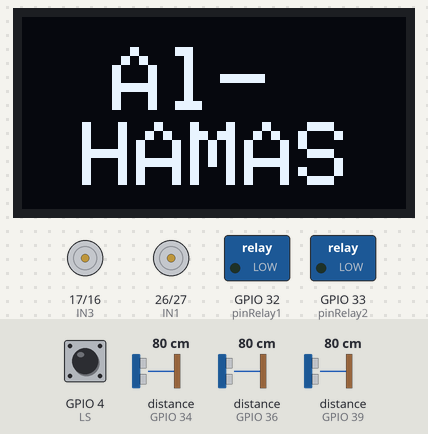
The sketch below on a simulated ESP32. On the bench: 128×64 one-colour display, motor-driver pin pairs drawn as motors (green arrow = first pin HIGH = forward, orange = second pin HIGH = backward, longer = more drive), switched loads named in the sketch (green lamp = pin HIGH). Wiring (inferred from the names in the program): 3 × ultrasonic range finder: trigger GPIO 12, echo GPIO 34 / trigger GPIO 13, echo GPIO 36 / trigger GPIO 14, echo GPIO 39. Inputs (shaded band) come from the test bench; at power-on: distance to the obstacle (sensors on GPIO 34, GPIO 39, GPIO 36) 80 cm, GPIO 4 (LS) HIGH. The echo pulse lasts 58.3 µs per cm; the local clock reads 2024-03-15 10:24:30 at power-on unless the sketch sets it; storage starts empty; pins used as bus, display or sensor lines are not drawn; what the sketch prints to the serial monitor is not drawn.

Above: at 2.2 s.
At 6.4 s:
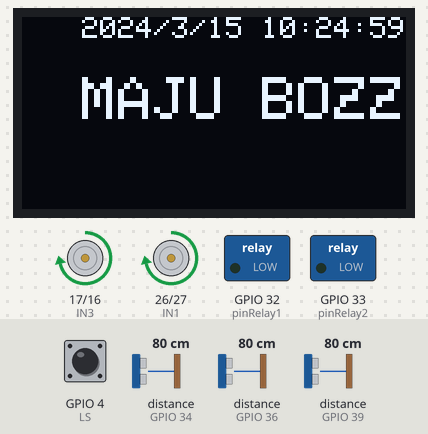
6.5 s: distance to the obstacle (sensor on GPIO 34) set to 18 cm
9.7 s: distance to the obstacle (sensor on GPIO 34) set to 14 cm
At 10.3 s:
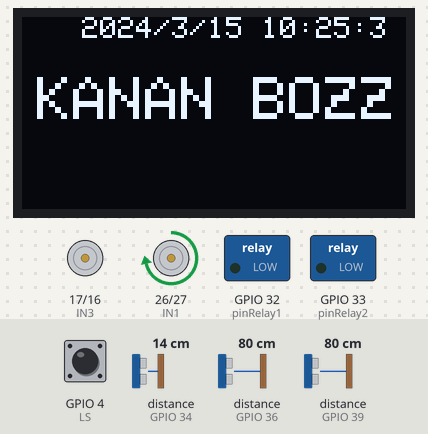
12.0 s: GPIO 4 (LS) pulled LOW for 0.7 s
At 13.1 s:
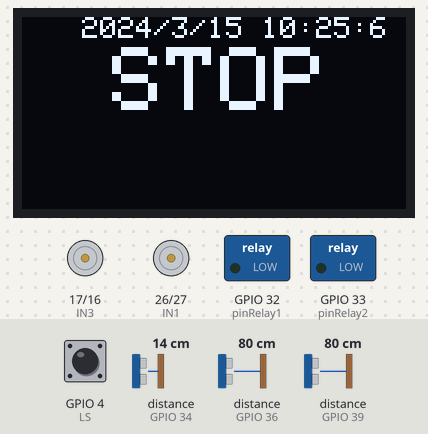
15.9 s: distance to the obstacle (sensor on GPIO 39) set to 43 cm
17.6 s: distance to the obstacle (sensor on GPIO 39) set to 37 cm
At 21.3 s:
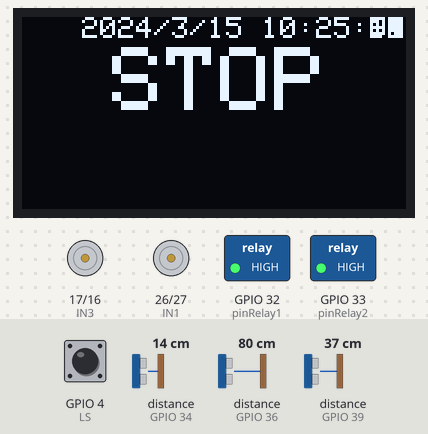
Timing chart, 0 to 21.8 s (numbered marks = the images above; inputs shaded):
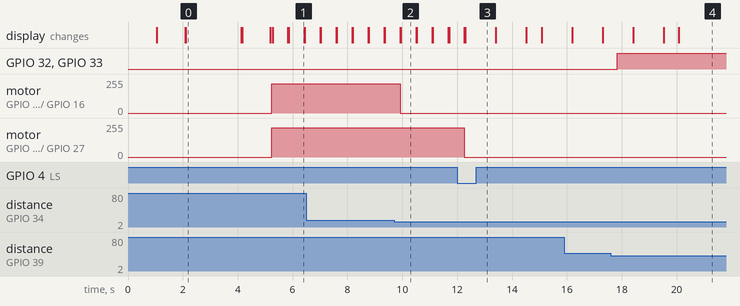

The sketch:

AL_HAMAZ_FIX.ino
```cpp
#include <SPI.h>
#include <Wire.h>
#include <Adafruit_GFX.h>
#include <Adafruit_SSD1306.h>
#include <RTClib.h>
#include <SD.h>

#define SCREEN_WIDTH 128 // OLED width,  in pixels
#define SCREEN_HEIGHT 64 // OLED height, in pixels
Adafruit_SSD1306 oled(SCREEN_WIDTH, SCREEN_HEIGHT, &Wire, -1);

#define LS 4
#define pinRelay1 32
#define pinRelay2 33
byte IN1 = 26; //motor1 INA
byte IN2 = 27; //motor1 INAB
byte IN3 = 17; //motor2 INA
byte IN4 = 16; //motor2 INAB


byte trigPin1 = 12;
byte echoPin1 = 34;
byte trigPin2 = 13;
byte echoPin2 = 36;
byte trigPin3 = 14;
byte echoPin3 = 39;
bool kondisi;
#define kecepatanSuara 0.034

const int pwm = 220;


float jarakcm1, jarakcm2, jarakcm3;

RTC_DS3231 rtc;
int tahun, bulan, hari, jam, menit, detik;

File dataFile; // Objek file untuk menyimpan data


static const unsigned char PROGMEM image_data_ARDUINOarray[] = {
  // ARDUINO Logo C-File Array
  0x00, 0x00, 0x00, 0x00, 0x00, 0x00, 0x00, 0x00, 0x00, 0x00, 0x00, 0x00, 0x00, 0x00, 0x00, 0x00,
  0x00, 0x00, 0x00, 0x00, 0x00, 0x00, 0x00, 0x00, 0x00, 0x00, 0x00, 0x00, 0x00, 0x00, 0x00, 0x00,
  0x00, 0x00, 0x00, 0x00, 0x00, 0x00, 0x00, 0x00, 0x00, 0x00, 0x00, 0x00, 0x00, 0x00, 0x00, 0x00,
  0x00, 0x00, 0x00, 0x00, 0x00, 0x00, 0x00, 0x00, 0x00, 0x00, 0x00, 0x00, 0x00, 0x00, 0x00, 0x00,
  0x00, 0x00, 0x00, 0x00, 0x00, 0x00, 0x00, 0x00, 0x00, 0x00, 0x00, 0x00, 0x00, 0x00, 0x00, 0x00,
  0x00, 0x00, 0x00, 0x00, 0x00, 0x00, 0x00, 0x00, 0x00, 0x00, 0x00, 0x00, 0x00, 0x00, 0x00, 0x00,
  0x00, 0x00, 0x00, 0x00, 0x00, 0x7f, 0x80, 0x00, 0x00, 0x00, 0xff, 0x00, 0x00, 0x00, 0x00, 0x00,
  0x00, 0x00, 0x00, 0x00, 0x03, 0xff, 0xf0, 0x00, 0x00, 0x07, 0xff, 0xe0, 0x00, 0x00, 0x00, 0x00,
  0x00, 0x00, 0x00, 0x00, 0x1f, 0xff, 0xfc, 0x00, 0x00, 0x3f, 0xff, 0xf8, 0x00, 0x00, 0x00, 0x00,
  0x00, 0x00, 0x00, 0x00, 0x3f, 0xff, 0xff, 0x00, 0x00, 0x7f, 0xff, 0xfe, 0x00, 0x00, 0x00, 0x00,
  0x00, 0x00, 0x00, 0x00, 0x7f, 0xff, 0xff, 0xc0, 0x01, 0xff, 0xff, 0xff, 0x00, 0x00, 0x00, 0x00,
  0x00, 0x00, 0x00, 0x01, 0xff, 0xff, 0xff, 0xe0, 0x03, 0xff, 0xff, 0xff, 0xc0, 0x00, 0x00, 0x00,
  0x00, 0x00, 0x00, 0x03, 0xff, 0xff, 0xff, 0xf0, 0x07, 0xff, 0xff, 0xff, 0xe0, 0x00, 0x00, 0x00,
  0x00, 0x00, 0x00, 0x03, 0xff, 0x80, 0x7f, 0xf8, 0x0f, 0xff, 0x00, 0xff, 0xe0, 0x00, 0x00, 0x00,
  0x00, 0x00, 0x00, 0x07, 0xfe, 0x00, 0x1f, 0xfc, 0x1f, 0xfc, 0x00, 0x3f, 0xf0, 0x00, 0x00, 0x00,
  0x00, 0x00, 0x00, 0x0f, 0xf8, 0x00, 0x07, 0xfe, 0x3f, 0xf0, 0x00, 0x0f, 0xf8, 0x00, 0x00, 0x00,
  0x00, 0x00, 0x00, 0x0f, 0xf0, 0x00, 0x03, 0xff, 0x7f, 0xe0, 0x00, 0x07, 0xf8, 0x00, 0x00, 0x00,
  0x00, 0x00, 0x00, 0x1f, 0xe0, 0x00, 0x01, 0xff, 0x7f, 0x80, 0x00, 0x03, 0xfc, 0x00, 0x00, 0x00,
  0x00, 0x00, 0x00, 0x1f, 0xc0, 0x00, 0x00, 0xff, 0xff, 0x00, 0x00, 0x01, 0xfc, 0x00, 0x00, 0x00,
  0x00, 0x00, 0x00, 0x3f, 0xc0, 0x00, 0x00, 0x7f, 0xff, 0x00, 0x38, 0x01, 0xfc, 0x00, 0x00, 0x00,
  0x00, 0x00, 0x00, 0x3f, 0x80, 0x00, 0x00, 0x3f, 0xfe, 0x00, 0x38, 0x00, 0xfe, 0x00, 0x00, 0x00,
  0x00, 0x00, 0x00, 0x3f, 0x80, 0x00, 0x00, 0x1f, 0xfc, 0x00, 0x38, 0x00, 0xfe, 0x00, 0x00, 0x00,
  0x00, 0x00, 0x00, 0x3f, 0x80, 0x00, 0x00, 0x0f, 0xf8, 0x00, 0x38, 0x00, 0xfe, 0x00, 0x00, 0x00,
  0x00, 0x00, 0x00, 0x3f, 0x01, 0xff, 0xe0, 0x0f, 0xf8, 0x03, 0xff, 0x80, 0xfe, 0x00, 0x00, 0x00,
  0x00, 0x00, 0x00, 0x3f, 0x01, 0xff, 0xe0, 0x07, 0xf0, 0x03, 0xff, 0x80, 0xfe, 0x00, 0x00, 0x00,
  0x00, 0x00, 0x00, 0x3f, 0x01, 0xff, 0xe0, 0x0f, 0xf8, 0x03, 0xff, 0x80, 0xfe, 0x00, 0x00, 0x00,
  0x00, 0x00, 0x00, 0x3f, 0x80, 0xff, 0xe0, 0x0f, 0xf8, 0x03, 0xff, 0x80, 0xfe, 0x00, 0x00, 0x00,
  0x00, 0x00, 0x00, 0x3f, 0x80, 0x00, 0x00, 0x1f, 0xfc, 0x00, 0x38, 0x00, 0xfe, 0x00, 0x00, 0x00,
  0x00, 0x00, 0x00, 0x3f, 0x80, 0x00, 0x00, 0x3f, 0xfe, 0x00, 0x38, 0x00, 0xfe, 0x00, 0x00, 0x00,
  0x00, 0x00, 0x00, 0x3f, 0xc0, 0x00, 0x00, 0x7f, 0xfe, 0x00, 0x38, 0x01, 0xfe, 0x00, 0x00, 0x00,
  0x00, 0x00, 0x00, 0x1f, 0xc0, 0x00, 0x00, 0x7f, 0xff, 0x00, 0x00, 0x01, 0xfc, 0x00, 0x00, 0x00,
  0x00, 0x00, 0x00, 0x1f, 0xe0, 0x00, 0x00, 0xff, 0x7f, 0x80, 0x00, 0x03, 0xfc, 0x00, 0x00, 0x00,
  0x00, 0x00, 0x00, 0x0f, 0xf0, 0x00, 0x01, 0xff, 0x7f, 0xc0, 0x00, 0x07, 0xf8, 0x00, 0x00, 0x00,
  0x00, 0x00, 0x00, 0x0f, 0xf8, 0x00, 0x07, 0xfe, 0x3f, 0xf0, 0x00, 0x0f, 0xf8, 0x00, 0x00, 0x00,
  0x00, 0x00, 0x00, 0x07, 0xfc, 0x00, 0x0f, 0xfc, 0x1f, 0xf8, 0x00, 0x1f, 0xf0, 0x00, 0x00, 0x00,
  0x00, 0x00, 0x00, 0x07, 0xff, 0x00, 0x3f, 0xf8, 0x0f, 0xfe, 0x00, 0x7f, 0xe0, 0x00, 0x00, 0x00,
  0x00, 0x00, 0x00, 0x03, 0xff, 0xff, 0xff, 0xf0, 0x07, 0xff, 0xff, 0xff, 0xe0, 0x00, 0x00, 0x00,
  0x00, 0x00, 0x00, 0x01, 0xff, 0xff, 0xff, 0xe0, 0x03, 0xff, 0xff, 0xff, 0xc0, 0x00, 0x00, 0x00,
  0x00, 0x00, 0x00, 0x00, 0xff, 0xff, 0xff, 0xc0, 0x01, 0xff, 0xff, 0xff, 0x80, 0x00, 0x00, 0x00,
  0x00, 0x00, 0x00, 0x00, 0x3f, 0xff, 0xff, 0x00, 0x00, 0x7f, 0xff, 0xfe, 0x00, 0x00, 0x00, 0x00,
  0x00, 0x00, 0x00, 0x00, 0x1f, 0xff, 0xfe, 0x00, 0x00, 0x3f, 0xff, 0xfc, 0x00, 0x00, 0x00, 0x00,
  0x00, 0x00, 0x00, 0x00, 0x07, 0xff, 0xf8, 0x00, 0x00, 0x0f, 0xff, 0xf0, 0x00, 0x00, 0x00, 0x00,
  0x00, 0x00, 0x00, 0x00, 0x00, 0xff, 0x80, 0x00, 0x00, 0x01, 0xff, 0x80, 0x00, 0x00, 0x00, 0x00,
  0x00, 0x00, 0x00, 0x00, 0x00, 0x00, 0x00, 0x00, 0x00, 0x00, 0x00, 0x00, 0x00, 0x00, 0x00, 0x00,
  0x00, 0x00, 0x00, 0x00, 0x00, 0x00, 0x00, 0x00, 0x00, 0x00, 0x00, 0x00, 0x00, 0x00, 0x00, 0x00,
  0x00, 0x00, 0x00, 0x00, 0x00, 0x00, 0x00, 0x00, 0x00, 0x00, 0x00, 0x00, 0x00, 0x00, 0x00, 0x00,
  0x00, 0x00, 0x00, 0x00, 0x00, 0x00, 0x00, 0x00, 0x00, 0x00, 0x00, 0x00, 0x00, 0x00, 0x00, 0x00,
  0x00, 0x00, 0x00, 0x00, 0x00, 0x00, 0x00, 0x00, 0x00, 0x00, 0x00, 0x00, 0x00, 0x00, 0x00, 0x00,
  0x00, 0x00, 0x00, 0x01, 0xc1, 0xf8, 0x3e, 0x0e, 0x39, 0xfe, 0x78, 0xc1, 0xe0, 0x00, 0x00, 0x00,
  0x00, 0x00, 0x00, 0x01, 0xe1, 0xfe, 0x3f, 0x8e, 0x39, 0xfe, 0x78, 0xc7, 0xf0, 0x00, 0x00, 0x00,
  0x00, 0x00, 0x00, 0x03, 0xe1, 0xfe, 0x3f, 0xce, 0x39, 0xfe, 0x7c, 0xc7, 0x78, 0x00, 0x00, 0x00,
  0x00, 0x00, 0x00, 0x03, 0xe1, 0xc7, 0x31, 0xce, 0x38, 0x38, 0x7c, 0xce, 0x38, 0x00, 0x00, 0x00,
  0x00, 0x00, 0x00, 0x03, 0x71, 0xc7, 0x30, 0xee, 0x38, 0x38, 0x7e, 0xce, 0x38, 0x00, 0x00, 0x00,
  0x00, 0x00, 0x00, 0x03, 0x71, 0xfe, 0x30, 0xee, 0x38, 0x38, 0x76, 0xce, 0x38, 0x00, 0x00, 0x00,
  0x00, 0x00, 0x00, 0x07, 0x71, 0xfe, 0x30, 0xee, 0x38, 0x38, 0x77, 0xce, 0x38, 0x00, 0x00, 0x00,
  0x00, 0x00, 0x00, 0x07, 0xf9, 0xfc, 0x31, 0xce, 0x38, 0x38, 0x73, 0xce, 0x38, 0x00, 0x00, 0x00,
  0x00, 0x00, 0x00, 0x07, 0xf9, 0xce, 0x31, 0xcf, 0x38, 0x38, 0x73, 0xce, 0x38, 0x00, 0x00, 0x00,
  0x00, 0x00, 0x00, 0x0e, 0x39, 0xce, 0x3f, 0x87, 0xf1, 0xfe, 0x71, 0xc7, 0xf0, 0x00, 0x00, 0x00,
  0x00, 0x00, 0x00, 0x0e, 0x19, 0xcf, 0x3f, 0x03, 0xe1, 0xfe, 0x71, 0xc3, 0xe0, 0x00, 0x00, 0x00,
  0x00, 0x00, 0x00, 0x00, 0x00, 0x00, 0x00, 0x00, 0x00, 0x00, 0x00, 0x00, 0x00, 0x00, 0x00, 0x00,
  0x00, 0x00, 0x00, 0x00, 0x00, 0x00, 0x00, 0x00, 0x00, 0x00, 0x00, 0x00, 0x00, 0x00, 0x00, 0x00,
  0x00, 0x00, 0x00, 0x00, 0x00, 0x00, 0x00, 0x00, 0x00, 0x00, 0x00, 0x00, 0x00, 0x00, 0x00, 0x00,
  0x00, 0x00, 0x00, 0x00, 0x00, 0x00, 0x00, 0x00, 0x00, 0x00, 0x00, 0x00, 0x00, 0x00, 0x00, 0x00,
  0x00, 0x00, 0x00, 0x00, 0x00, 0x00, 0x00, 0x00, 0x00, 0x00, 0x00, 0x00, 0x00, 0x00, 0x00, 0x00,
};


void team() {
  if (!oled.begin(SSD1306_SWITCHCAPVCC, 0x3C)) {
    Serial.println(F("failed to start SSD1306 OLED"));
    while (1);
  }
  delay(1000);         // wait two seconds for initializing
  oled.clearDisplay();  // Clear the buffer
  oled.drawBitmap(0, 0, image_data_ARDUINOarray, 128, 64, 1);
  oled.display();
  delay(1000);
  oled.clearDisplay(); // clear oled.
  oled.setTextSize(3);         // set text size
  oled.setTextColor(WHITE);    // set text color
  oled.setCursor(30, 10);       // set position to oled. (x,y)
  oled.println("Al-");// set text
  oled.display();
  oled.setCursor(20, 35);       // set position to oled. (x,y)
  oled.println("HAMAS");// set text
  oled.display();
  delay(2000);
  oled.clearDisplay(); // clear oled.
  oled.setTextSize(2);         // set text size
  oled.setCursor(30, 0);
  oled.println("ARIF RA");
  oled.setCursor(30, 25);
  oled.println("NIKE RA");
  oled.display();           // oled. on OLED
  oled.setCursor(30, 50);
  oled.println("NIZAM RA");
  oled.display();
  delay(1000);         // wait two seconds for initializing
  oled.clearDisplay();
  oled.display();

  if (!rtc.begin()) {
    Serial.println("Couldn't find RTC");
    Serial.flush();
    while (1) delay(10);
  }

  if (rtc.lostPower()) {
    rtc.adjust(DateTime(F(__DATE__), F(__TIME__)));
  }

  if (!SD.begin(5)) { // Ganti dengan pin chip select yang sesuai
    Serial.println("Gagal inisialisasi kartu microSD.");
    while (1);
  }
}
void maju_oled() {
  oled.clearDisplay();
  oled.setTextSize(2);
  oled.setTextColor(WHITE);
  oled.setCursor(20, 20);
  oled.println("MAJU BOZZ");
  oled.display();
  analogWrite(IN1, pwm); //motor1 A
  analogWrite(IN2, 0); //motor1 B
  analogWrite(IN3, pwm); //motor2 A
  analogWrite(IN4, 0); //motor2 B
}
void kiri_oled() {
  oled.clearDisplay();
  oled.setTextSize(2);
  oled.setTextColor(WHITE);
  oled.setCursor(20, 20);
  oled.println("KIRI BOZZ");
  oled.display();
  analogWrite(IN1, 0); //motor1 A
  analogWrite(IN2, 0); //motor1 B
  analogWrite(IN3, pwm); //motor2 A
  analogWrite(IN4, 0); //motor2 B
}
void kanan_oled() {
  oled.clearDisplay();
  oled.setTextSize(2);
  oled.setTextColor(WHITE);
  oled.setCursor(5, 20);
  oled.println("KANAN BOZZ");
  oled.display();
  analogWrite(IN1, pwm); //motor1 A
  analogWrite(IN2, 0); //motor1 B
  analogWrite(IN3, 0); //motor2 A
  analogWrite(IN4, 0); //motor2 B
}
void berhenti_oled() {
  oled.clearDisplay();
  oled.setTextSize(3);
  oled.setTextColor(WHITE);
  oled.setCursor(30, 10);
  oled.println("STOP");
  oled.display();
  analogWrite(IN1, 0); //motor1 A
  analogWrite(IN2, 0); //motor1 B
  analogWrite(IN3, 0); //motor2 A
  analogWrite(IN4, 0); //motor2 B
}
void tembak_oled() {
  oled.clearDisplay();
  oled.setTextSize(5);
  oled.setTextColor(WHITE);
  oled.setCursor(30, 10);
  oled.println("BANTAI");
  oled.display();
}

float ambilJarak(byte trigPin, byte echoPin) {
  float jarak = 0;
  unsigned long durasi = 0;
  digitalWrite(trigPin, LOW);
  delayMicroseconds(2);
  digitalWrite(trigPin, HIGH);
  delayMicroseconds(10);
  digitalWrite(trigPin, LOW);

  durasi = pulseIn(echoPin, HIGH);

  // Calculate the distance
  jarak = durasi * kecepatanSuara / 2;
  return jarak;
}

void sensor() {

  Serial.print(jarakcm1);
  Serial.print(" , ");
  Serial.print(jarakcm2);
  Serial.print(" , ");
  Serial.println(jarakcm3);
}
void setup() {
  Serial.begin(9600);
  pinMode(LS, INPUT_PULLUP);
  pinMode(trigPin1, OUTPUT);
  pinMode(echoPin1, INPUT);
  pinMode(trigPin2, OUTPUT);
  pinMode(echoPin2, INPUT);
  pinMode(trigPin3, OUTPUT);
  pinMode(echoPin3, INPUT);
  pinMode(IN1, OUTPUT);
  pinMode(IN2, OUTPUT);
  pinMode(IN3, OUTPUT);
  pinMode(IN4, OUTPUT);

  pinMode(pinRelay1, OUTPUT);
  digitalWrite(pinRelay1, LOW );
  pinMode(pinRelay2, OUTPUT);
  digitalWrite(pinRelay2, LOW );
  team();
}
void loop() {
  jarakcm1 = ambilJarak(trigPin1, echoPin1);
  jarakcm2 = ambilJarak(trigPin2, echoPin2);
  jarakcm3 = ambilJarak(trigPin3, echoPin3);


  if (kondisi == 0 && digitalRead(LS) == 0) {
    kondisi++;
    berhenti_oled();
  }
  else if (kondisi == 0 && jarakcm1 < 15 && jarakcm2 >= 15) {
    kanan_oled();
  }
  else if (kondisi == 0 && jarakcm1 >= 15 && jarakcm2 < 15) {
    kiri_oled();
  }
  else if (kondisi == 0 && jarakcm1 >= 15 && jarakcm2 >= 15) {
    maju_oled();
  }
  if (jarakcm3 < 40) {
    Serial.println("BANTAII");
    digitalWrite(pinRelay1, 1);
    digitalWrite(pinRelay2, 1);
  }
  //Jika jarak lebih dari 50 cm maka lampu mati.
  else {
    Serial.println("SANZZ");
    digitalWrite(pinRelay1, 0);
    digitalWrite(pinRelay2, 0);
  }
  DateTime waktu = rtc.now() + TimeSpan(0, 0, 0, 24);
  tahun = waktu.year();
  bulan = waktu.month();
  hari = waktu.day();
  jam = waktu.hour();
  menit = waktu.minute();
  detik = waktu.second();

  oled.setTextSize(1);
  oled.setCursor(20, 0);
  oled.print(tahun);
  oled.print('/');
  oled.print(bulan);
  oled.print('/');
  oled.print(hari);
  oled.print(' ');
  oled.print(jam);
  oled.print(':');
  oled.print(menit);
  oled.print(':');
  oled.print(detik);
  oled.display();
  delay(500);


  // Simpan jarak sensor ke kartu microSD
  dataFile = SD.open("/sensor_data.txt", FILE_WRITE);
  if (dataFile) {
    dataFile.print(jarakcm1);
    dataFile.print(", ");
    dataFile.print(jarakcm2);
    dataFile.print(", ");
    dataFile.println(jarakcm3);
    dataFile.close();
  } else {
    Serial.println("Gagal membuka file untuk menyimpan data.");
  }
  dataFile = SD.open("/timesave_data.txt", FILE_WRITE);
  if (dataFile) {
    dataFile.print(tahun);
    dataFile.print('/');
    dataFile.print(bulan);
    dataFile.print('/');
    dataFile.println(hari);
    dataFile.print(' ');
    dataFile.print(jam);
    dataFile.print(':');
    dataFile.print(menit);
    dataFile.print(':');
    dataFile.println(detik);
    dataFile.close();
  } else {
    Serial.println("Gagal membuka file untuk menyimpan data.");
  }
}
// coco 1 test semuanya
```

Measured:
- the behaviour switches between 16 and 15 cm on distance to the obstacle (sensor on GPIO 34) (found by bisection; images 1 and 2)
- the behaviour switches between 41 and 40 cm on distance to the obstacle (sensor on GPIO 39) (found by bisection; images 3 and 4)
- after the input at 9.7 s, motor on GPIO 17 (IN3) / GPIO 16 (IN4): forward 220/255 → stopped after 0.22 s; the display: first changes after 0.22 s (image 2 shows a later state)
- after the input at 12.0 s, motor on GPIO 26 (IN1) / GPIO 27 (IN2): forward 220/255 → stopped after 0.26 s; the display: first changes after 0.26 s (image 3 shows a later state)
- after the input at 17.6 s, GPIO 32 (pinRelay1), GPIO 33 (pinRelay2): LOW → HIGH after 0.23 s
- what the display in image 0 shows lasts 2.0 s, from 2.1 s to 4.1 s
- what the display in image 1 shows lasts 0.5 s, from 5.9 s to 6.4 s
